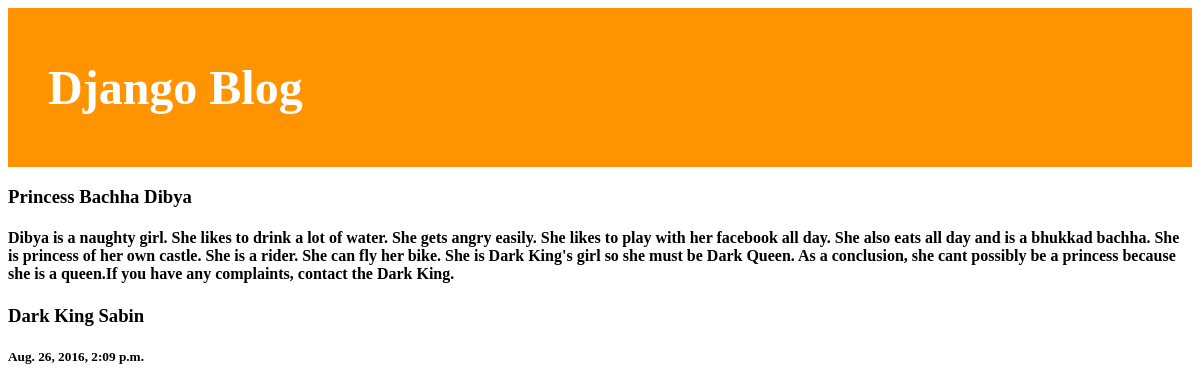
Page /post/7 on the committed database.
### blogapp/models.py (models this page shows, shortened)
class BlogPost(models.Model):
	author=models.CharField(max_length=25, null=True, blank=True)
	title=models.CharField(max_length=200)
	content=models.TextField()
	created=models.DateTimeField(auto_now_add=True)
	updated=models.DateTimeField(auto_now=True)
	publish=models.BooleanField(default=False)

### blogapp/views.py (the view)
# urls.py: url(r'^post/(?P<pk>[0-9]+)$', details, name='details'),
def details(request,pk):
	blog = BlogPost.objects.get(pk=pk)
	template_name='details.html'
	context={"blog":blog}
	return render(request, template_name, context)

### blogapp/templates/details.html
{% extends 'base.html' %}
{% block content %}
{% if blog.publish %}
<h3>{{blog.title}}</h3>
<h4>{{blog.content}}</h4>
<h3>{{blog.author}}</h3>
<h5>{{blog.updated}}</h5>
{% else %}
<h1>Blog not published</h1>
{% endif %}
{% endblock %}

### blogapp/static/css/blog.css (style rules this page uses)
h1, h2, h3, h4 { font-family: 'Lobster', cursive; }

### rows in the picture
BlogPost: title "Princess Bachha Dibya", content "Dibya is a naughty girl. She likes to drink a lot of water. She gets angry easily. She likes to play with her facebook all day. She also eats all day and is a bhukkad bachha. She is princess of her own castle. She is a rider. She can fly her bike. She is Dark King's girl so she must be Dark Queen. As a conclusion, she cant possibly be a princess because she is a queen.If you have any complaints, contact the Dark King.", author "Dark King Sabin", updated "Aug. 26, 2016, 2:09 p.m."
